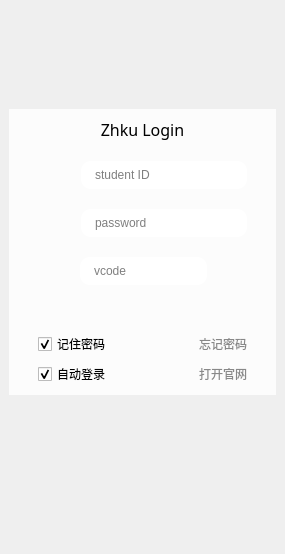
<?xml version="1.0" encoding="UTF-8"?>
<ui version="4.0">
 <class>LoginUi</class>
 <widget class="QWidget" name="LoginUi">
  <property name="geometry">
   <rect>
    <x>0</x>
    <y>0</y>
    <width>285</width>
    <height>554</height>
   </rect>
  </property>
  <property name="windowTitle">
   <string>Form</string>
  </property>
  <property name="styleSheet">
   <string notr="true"/>
  </property>
  <layout class="QHBoxLayout" name="horizontalLayout_6">
   <property name="spacing">
    <number>0</number>
   </property>
   <property name="leftMargin">
    <number>0</number>
   </property>
   <property name="topMargin">
    <number>0</number>
   </property>
   <property name="rightMargin">
    <number>0</number>
   </property>
   <property name="bottomMargin">
    <number>0</number>
   </property>
   <item>
    <widget class="QWidget" name="widget_3" native="true">
     <property name="styleSheet">
      <string notr="true"/>
     </property>
     <layout class="QHBoxLayout" name="horizontalLayout_5">
      <property name="spacing">
       <number>0</number>
      </property>
      <property name="leftMargin">
       <number>0</number>
      </property>
      <property name="topMargin">
       <number>0</number>
      </property>
      <property name="rightMargin">
       <number>0</number>
      </property>
      <property name="bottomMargin">
       <number>0</number>
      </property>
      <item>
       <widget class="QWidget" name="widget_2" native="true">
        <property name="sizePolicy">
         <sizepolicy hsizetype="Preferred" vsizetype="Preferred">
          <horstretch>0</horstretch>
          <verstretch>0</verstretch>
         </sizepolicy>
        </property>
        <property name="minimumSize">
         <size>
          <width>0</width>
          <height>0</height>
         </size>
        </property>
        <property name="styleSheet">
         <string notr="true">QWidget#widget_2{border-image:url(:/img/img/v2-d7c07b297ee18faff52b441423c95080_720w.jpg)}</string>
        </property>
        <layout class="QVBoxLayout" name="verticalLayout_4">
         <item>
          <layout class="QVBoxLayout" name="verticalLayout_5">
           <property name="topMargin">
            <number>100</number>
           </property>
           <property name="bottomMargin">
            <number>150</number>
           </property>
           <item>
            <widget class="QWidget" name="widget" native="true">
             <property name="sizePolicy">
              <sizepolicy hsizetype="Preferred" vsizetype="Preferred">
               <horstretch>0</horstretch>
               <verstretch>0</verstretch>
              </sizepolicy>
             </property>
             <property name="minimumSize">
              <size>
               <width>0</width>
               <height>0</height>
              </size>
             </property>
             <property name="palette">
              <palette>
               <active>
                <colorrole role="Button">
                 <brush brushstyle="SolidPattern">
                  <color alpha="200">
                   <red>255</red>
                   <green>255</green>
                   <blue>255</blue>
                  </color>
                 </brush>
                </colorrole>
                <colorrole role="Base">
                 <brush brushstyle="SolidPattern">
                  <color alpha="200">
                   <red>255</red>
                   <green>255</green>
                   <blue>255</blue>
                  </color>
                 </brush>
                </colorrole>
                <colorrole role="Window">
                 <brush brushstyle="SolidPattern">
                  <color alpha="200">
                   <red>255</red>
                   <green>255</green>
                   <blue>255</blue>
                  </color>
                 </brush>
                </colorrole>
               </active>
               <inactive>
                <colorrole role="Button">
                 <brush brushstyle="SolidPattern">
                  <color alpha="200">
                   <red>255</red>
                   <green>255</green>
                   <blue>255</blue>
                  </color>
                 </brush>
                </colorrole>
                <colorrole role="Base">
                 <brush brushstyle="SolidPattern">
                  <color alpha="200">
                   <red>255</red>
                   <green>255</green>
                   <blue>255</blue>
                  </color>
                 </brush>
                </colorrole>
                <colorrole role="Window">
                 <brush brushstyle="SolidPattern">
                  <color alpha="200">
                   <red>255</red>
                   <green>255</green>
                   <blue>255</blue>
                  </color>
                 </brush>
                </colorrole>
               </inactive>
               <disabled>
                <colorrole role="Button">
                 <brush brushstyle="SolidPattern">
                  <color alpha="200">
                   <red>255</red>
                   <green>255</green>
                   <blue>255</blue>
                  </color>
                 </brush>
                </colorrole>
                <colorrole role="Base">
                 <brush brushstyle="SolidPattern">
                  <color alpha="200">
                   <red>255</red>
                   <green>255</green>
                   <blue>255</blue>
                  </color>
                 </brush>
                </colorrole>
                <colorrole role="Window">
                 <brush brushstyle="SolidPattern">
                  <color alpha="200">
                   <red>255</red>
                   <green>255</green>
                   <blue>255</blue>
                  </color>
                 </brush>
                </colorrole>
               </disabled>
              </palette>
             </property>
             <property name="layoutDirection">
              <enum>Qt::LeftToRight</enum>
             </property>
             <property name="styleSheet">
              <string notr="true">QWidget#widget{
background-color:rgba(255, 255, 255, 200)
}</string>
             </property>
             <layout class="QVBoxLayout" name="verticalLayout_3">
              <item>
               <layout class="QVBoxLayout" name="verticalLayout_2">
                <item>
                 <layout class="QVBoxLayout" name="verticalLayout">
                  <property name="spacing">
                   <number>20</number>
                  </property>
                  <item>
                   <widget class="QLabel" name="label_3">
                    <property name="sizePolicy">
                     <sizepolicy hsizetype="Preferred" vsizetype="Fixed">
                      <horstretch>0</horstretch>
                      <verstretch>0</verstretch>
                     </sizepolicy>
                    </property>
                    <property name="font">
                     <font>
                      <family>微软雅黑</family>
                      <pointsize>12</pointsize>
                      <weight>50</weight>
                      <bold>false</bold>
                     </font>
                    </property>
                    <property name="layoutDirection">
                     <enum>Qt::LeftToRight</enum>
                    </property>
                    <property name="text">
                     <string>Zhku Login</string>
                    </property>
                    <property name="alignment">
                     <set>Qt::AlignCenter</set>
                    </property>
                   </widget>
                  </item>
                  <item>
                   <layout class="QHBoxLayout" name="horizontalLayout" stretch="1,5">
                    <property name="spacing">
                     <number>10</number>
                    </property>
                    <property name="leftMargin">
                     <number>20</number>
                    </property>
                    <property name="rightMargin">
                     <number>20</number>
                    </property>
                    <item>
                     <widget class="QLabel" name="label_4">
                      <property name="sizePolicy">
                       <sizepolicy hsizetype="Preferred" vsizetype="Preferred">
                        <horstretch>0</horstretch>
                        <verstretch>0</verstretch>
                       </sizepolicy>
                      </property>
                      <property name="text">
                       <string/>
                      </property>
                      <property name="pixmap">
                       <pixmap resource="qr_img.qrc">:/img/img/user.png</pixmap>
                      </property>
                     </widget>
                    </item>
                    <item>
                     <widget class="QLineEdit" name="lineEdit_2">
                      <property name="sizePolicy">
                       <sizepolicy hsizetype="Preferred" vsizetype="Fixed">
                        <horstretch>0</horstretch>
                        <verstretch>0</verstretch>
                       </sizepolicy>
                      </property>
                      <property name="minimumSize">
                       <size>
                        <width>0</width>
                        <height>0</height>
                       </size>
                      </property>
                      <property name="styleSheet">
                       <string notr="true">QLineEdit {
    border: none;
    border-radius: 10px;
    padding: 6px 12px;
    selection-background-color: darkgray;
}</string>
                      </property>
                      <property name="placeholderText">
                       <string>student ID</string>
                      </property>
                     </widget>
                    </item>
                   </layout>
                  </item>
                  <item>
                   <layout class="QHBoxLayout" name="horizontalLayout_2" stretch="1,5">
                    <property name="spacing">
                     <number>10</number>
                    </property>
                    <property name="leftMargin">
                     <number>20</number>
                    </property>
                    <property name="rightMargin">
                     <number>20</number>
                    </property>
                    <item>
                     <widget class="QLabel" name="label_7">
                      <property name="sizePolicy">
                       <sizepolicy hsizetype="Preferred" vsizetype="Preferred">
                        <horstretch>0</horstretch>
                        <verstretch>0</verstretch>
                       </sizepolicy>
                      </property>
                      <property name="text">
                       <string/>
                      </property>
                      <property name="pixmap">
                       <pixmap resource="qr_img.qrc">:/img/img/pw.png</pixmap>
                      </property>
                     </widget>
                    </item>
                    <item>
                     <widget class="QLineEdit" name="lineEdit">
                      <property name="sizePolicy">
                       <sizepolicy hsizetype="Preferred" vsizetype="Fixed">
                        <horstretch>0</horstretch>
                        <verstretch>0</verstretch>
                       </sizepolicy>
                      </property>
                      <property name="minimumSize">
                       <size>
                        <width>0</width>
                        <height>0</height>
                       </size>
                      </property>
                      <property name="styleSheet">
                       <string notr="true">QLineEdit {
    border: none;
    border-radius: 10px;
    padding: 6px 12px;
    selection-background-color: darkgray;
}</string>
                      </property>
                      <property name="text">
                       <string/>
                      </property>
                      <property name="echoMode">
                       <enum>QLineEdit::Password</enum>
                      </property>
                      <property name="alignment">
                       <set>Qt::AlignLeading|Qt::AlignLeft|Qt::AlignVCenter</set>
                      </property>
                      <property name="placeholderText">
                       <string>password</string>
                      </property>
                      <property name="clearButtonEnabled">
                       <bool>false</bool>
                      </property>
                     </widget>
                    </item>
                   </layout>
                  </item>
                  <item>
                   <layout class="QHBoxLayout" name="horizontalLayout_4" stretch="1,0,5,0">
                    <property name="spacing">
                     <number>5</number>
                    </property>
                    <property name="leftMargin">
                     <number>20</number>
                    </property>
                    <property name="rightMargin">
                     <number>15</number>
                    </property>
                    <item>
                     <widget class="QLabel" name="label_8">
                      <property name="sizePolicy">
                       <sizepolicy hsizetype="Preferred" vsizetype="Preferred">
                        <horstretch>0</horstretch>
                        <verstretch>0</verstretch>
                       </sizepolicy>
                      </property>
                      <property name="text">
                       <string/>
                      </property>
                      <property name="pixmap">
                       <pixmap resource="qr_img.qrc">:/img/img/code.svg</pixmap>
                      </property>
                     </widget>
                    </item>
                    <item>
                     <spacer name="horizontalSpacer">
                      <property name="orientation">
                       <enum>Qt::Horizontal</enum>
                      </property>
                      <property name="sizeType">
                       <enum>QSizePolicy::Fixed</enum>
                      </property>
                      <property name="sizeHint" stdset="0">
                       <size>
                        <width>11</width>
                        <height>20</height>
                       </size>
                      </property>
                     </spacer>
                    </item>
                    <item>
                     <widget class="ShowVCodeLineEdit" name="lineEdit_3">
                      <property name="sizePolicy">
                       <sizepolicy hsizetype="Preferred" vsizetype="Fixed">
                        <horstretch>0</horstretch>
                        <verstretch>0</verstretch>
                       </sizepolicy>
                      </property>
                      <property name="minimumSize">
                       <size>
                        <width>0</width>
                        <height>0</height>
                       </size>
                      </property>
                      <property name="focusPolicy">
                       <enum>Qt::StrongFocus</enum>
                      </property>
                      <property name="styleSheet">
                       <string notr="true">QLineEdit {

    border: none;
    border-radius: 10px;
    padding: 6px 12px;
    selection-background-color: darkgray;
	
}</string>
                      </property>
                      <property name="text">
                       <string/>
                      </property>
                      <property name="echoMode">
                       <enum>QLineEdit::Normal</enum>
                      </property>
                      <property name="alignment">
                       <set>Qt::AlignLeading|Qt::AlignLeft|Qt::AlignVCenter</set>
                      </property>
                      <property name="placeholderText">
                       <string>vcode</string>
                      </property>
                      <property name="clearButtonEnabled">
                       <bool>false</bool>
                      </property>
                     </widget>
                    </item>
                    <item>
                     <widget class="QPushButton" name="pushButton">
                      <property name="text">
                       <string/>
                      </property>
                      <property name="icon">
                       <iconset resource="qr_img.qrc">
                        <normaloff>:/img/img/arrows_circle_left.svg</normaloff>:/img/img/arrows_circle_left.svg</iconset>
                      </property>
                      <property name="iconSize">
                       <size>
                        <width>20</width>
                        <height>20</height>
                       </size>
                      </property>
                      <property name="default">
                       <bool>true</bool>
                      </property>
                      <property name="flat">
                       <bool>true</bool>
                      </property>
                     </widget>
                    </item>
                   </layout>
                  </item>
                 </layout>
                </item>
               </layout>
              </item>
              <item>
               <spacer name="verticalSpacer_2">
                <property name="orientation">
                 <enum>Qt::Vertical</enum>
                </property>
                <property name="sizeHint" stdset="0">
                 <size>
                  <width>20</width>
                  <height>40</height>
                 </size>
                </property>
               </spacer>
              </item>
              <item>
               <layout class="QHBoxLayout" name="horizontalLayout_3">
                <property name="spacing">
                 <number>10</number>
                </property>
                <property name="leftMargin">
                 <number>20</number>
                </property>
                <property name="rightMargin">
                 <number>20</number>
                </property>
                <item>
                 <widget class="QCheckBox" name="checkBox">
                  <property name="text">
                   <string>记住密码</string>
                  </property>
                  <property name="checked">
                   <bool>true</bool>
                  </property>
                  <property name="tristate">
                   <bool>false</bool>
                  </property>
                 </widget>
                </item>
                <item>
                 <widget class="QLabel" name="label">
                  <property name="styleSheet">
                   <string notr="true">font: 9pt &quot;微软雅黑&quot;;
color: rgb(136, 136, 136);</string>
                  </property>
                  <property name="text">
                   <string>忘记密码</string>
                  </property>
                  <property name="alignment">
                   <set>Qt::AlignRight|Qt::AlignTrailing|Qt::AlignVCenter</set>
                  </property>
                  <property name="openExternalLinks">
                   <bool>true</bool>
                  </property>
                  <property name="textInteractionFlags">
                   <set>Qt::LinksAccessibleByMouse</set>
                  </property>
                 </widget>
                </item>
               </layout>
              </item>
              <item>
               <layout class="QHBoxLayout" name="horizontalLayout_7">
                <property name="spacing">
                 <number>10</number>
                </property>
                <property name="leftMargin">
                 <number>20</number>
                </property>
                <property name="rightMargin">
                 <number>20</number>
                </property>
                <item>
                 <widget class="QCheckBox" name="checkBox_2">
                  <property name="text">
                   <string>自动登录</string>
                  </property>
                  <property name="checked">
                   <bool>true</bool>
                  </property>
                 </widget>
                </item>
                <item>
                 <widget class="QLabel" name="label_2">
                  <property name="styleSheet">
                   <string notr="true">font: 9pt &quot;微软雅黑&quot;;
color: rgb(136, 136, 136);</string>
                  </property>
                  <property name="text">
                   <string>打开官网</string>
                  </property>
                  <property name="alignment">
                   <set>Qt::AlignRight|Qt::AlignTrailing|Qt::AlignVCenter</set>
                  </property>
                  <property name="openExternalLinks">
                   <bool>true</bool>
                  </property>
                  <property name="textInteractionFlags">
                   <set>Qt::LinksAccessibleByMouse</set>
                  </property>
                 </widget>
                </item>
               </layout>
              </item>
             </layout>
            </widget>
           </item>
          </layout>
         </item>
        </layout>
       </widget>
      </item>
     </layout>
    </widget>
   </item>
  </layout>
 </widget>
 <customwidgets>
  <customwidget>
   <class>ShowVCodeLineEdit</class>
   <extends>QLineEdit</extends>
   <header location="global">showvcodelineedit.h</header>
  </customwidget>
 </customwidgets>
 <resources>
  <include location="qr_img.qrc"/>
 </resources>
 <connections/>
</ui>
